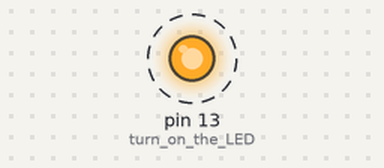
A sketch run on a simulated Arduino Uno, built with avr-gcc and run on an emulated ATmega328P. Shown: output pins drawn as LEDs (lit = HIGH). Dashed ring = blinking. What the sketch prints to the serial monitor is not drawn.

Above: at 0.5 s.
Timing chart, 0 to 4.6 s (numbered marks = the images above):
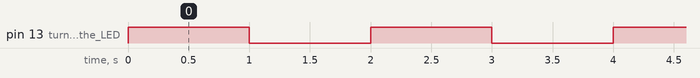

The sketch:

Hello_World_Blink.ino
```cpp
//Hello Arduino

void setup() {
  Serial.begin(9600);
  pinMode(13, OUTPUT);     //turn on the LED
}
void loop() {
  Serial.println("Blink");
  digitalWrite(13, HIGH);   // supplies 5 volts into the LED, Makes the LED blink
  delay(1000);                       // waits for 1 second
  digitalWrite(13, LOW);    // turns thhe voltage back to 0 making the LED not blink
  delay(1000);                       // waits for 1 second
}
```

Measured:
- by itself, pin 13 (turn_on_the_LED): alternates HIGH for 1.0 s and LOW for 1.0 s
